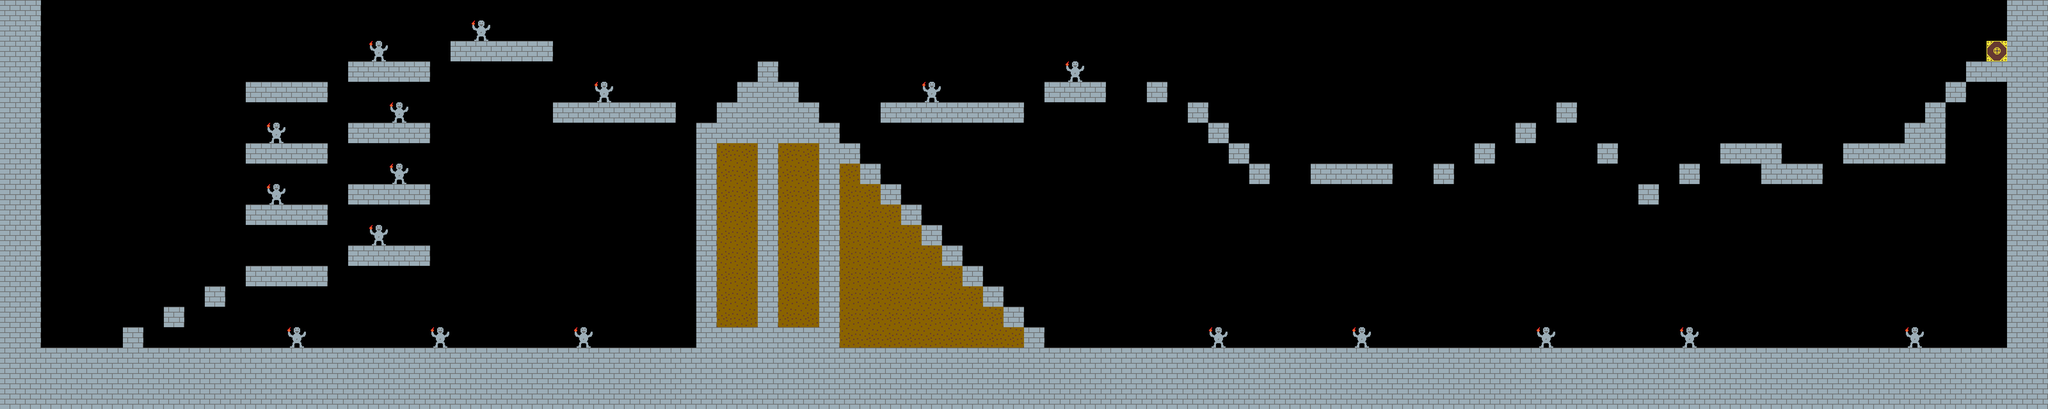

Below is a game level as drawn by its tile map, then a one-line description and the .tmx file that defines it, in full:
An orthogonal 100x20 tile map with 64x64 px tiles, 1 tile layer (Tile Layer 1).

<map version="1.0" tiledversion="1.1.4" orientation="orthogonal" renderorder="right-down" width="100" height="20" tilewidth="64" tileheight="64" infinite="0" nextobjectid="1">
 <tileset firstgid="1" source="M.M_NewTileSet.tsx" />
 <layer name="Tile Layer 1" width="100" height="20">
  <data encoding="csv">
1,1,0,0,0,0,0,0,0,0,0,0,0,0,0,0,0,0,0,0,0,0,0,0,0,0,0,0,0,0,0,0,0,0,0,0,0,0,0,0,0,0,0,0,0,0,0,0,0,0,0,0,0,0,0,0,0,0,0,0,0,0,0,0,0,0,0,0,0,0,0,0,0,0,0,0,0,0,0,0,0,0,0,0,0,0,0,0,0,0,0,0,0,0,0,0,0,0,1,1,
1,1,0,0,0,0,0,0,0,0,0,0,0,0,0,0,0,0,0,0,0,0,0,5,0,0,0,0,0,0,0,0,0,0,0,0,0,0,0,0,0,0,0,0,0,0,0,0,0,0,0,0,0,0,0,0,0,0,0,0,0,0,0,0,0,0,0,0,0,0,0,0,0,0,0,0,0,0,0,0,0,0,0,0,0,0,0,0,0,0,0,0,0,0,0,0,0,0,1,1,
1,1,0,0,0,0,0,0,0,0,0,0,0,0,0,0,0,0,5,0,0,0,1,1,1,1,1,0,0,0,0,0,0,0,0,0,0,0,0,0,0,0,0,0,0,0,0,0,0,0,0,0,0,0,0,0,0,0,0,0,0,0,0,0,0,0,0,0,0,0,0,0,0,0,0,0,0,0,0,0,0,0,0,0,0,0,0,0,0,0,0,0,0,0,0,0,0,4,1,1,
1,1,0,0,0,0,0,0,0,0,0,0,0,0,0,0,0,1,1,1,1,0,0,0,0,0,0,0,0,0,0,0,0,0,0,0,0,1,0,0,0,0,0,0,0,0,0,0,0,0,0,0,5,0,0,0,0,0,0,0,0,0,0,0,0,0,0,0,0,0,0,0,0,0,0,0,0,0,0,0,0,0,0,0,0,0,0,0,0,0,0,0,0,0,0,0,1,1,1,1,
1,1,0,0,0,0,0,0,0,0,0,0,1,1,1,1,0,0,0,0,0,0,0,0,0,0,0,0,0,5,0,0,0,0,0,0,1,1,1,0,0,0,0,0,0,5,0,0,0,0,0,1,1,1,0,0,1,0,0,0,0,0,0,0,0,0,0,0,0,0,0,0,0,0,0,0,0,0,0,0,0,0,0,0,0,0,0,0,0,0,0,0,0,0,0,1,0,0,1,1,
1,1,0,0,0,0,0,0,0,0,0,0,0,0,0,0,0,0,0,5,0,0,0,0,0,0,0,1,1,1,1,1,1,0,0,1,1,1,1,1,0,0,0,1,1,1,1,1,1,1,0,0,0,0,0,0,0,0,1,0,0,0,0,0,0,0,0,0,0,0,0,0,0,0,0,0,1,0,0,0,0,0,0,0,0,0,0,0,0,0,0,0,0,0,1,0,0,0,1,1,
1,1,0,0,0,0,0,0,0,0,0,0,0,5,0,0,0,1,1,1,1,0,0,0,0,0,0,0,0,0,0,0,0,0,1,1,1,1,1,1,1,0,0,0,0,0,0,0,0,0,0,0,0,0,0,0,0,0,0,1,0,0,0,0,0,0,0,0,0,0,0,0,0,0,1,0,0,0,0,0,0,0,0,0,0,0,0,0,0,0,0,0,0,1,1,0,0,0,1,1,
1,1,0,0,0,0,0,0,0,0,0,0,1,1,1,1,0,0,0,0,0,0,0,0,0,0,0,0,0,0,0,0,0,0,1,3,3,1,3,3,1,1,0,0,0,0,0,0,0,0,0,0,0,0,0,0,0,0,0,0,1,0,0,0,0,0,0,0,0,0,0,0,1,0,0,0,0,0,1,0,0,0,0,0,1,1,1,0,0,0,1,1,1,1,1,0,0,0,1,1,
1,1,0,0,0,0,0,0,0,0,0,0,0,0,0,0,0,0,0,5,0,0,0,0,0,0,0,0,0,0,0,0,0,0,1,3,3,1,3,3,1,3,1,0,0,0,0,0,0,0,0,0,0,0,0,0,0,0,0,0,0,1,0,0,1,1,1,1,0,0,1,0,0,0,0,0,0,0,0,0,0,0,1,0,0,0,1,1,1,0,0,0,0,0,0,0,0,0,1,1,
1,1,0,0,0,0,0,0,0,0,0,0,0,5,0,0,0,1,1,1,1,0,0,0,0,0,0,0,0,0,0,0,0,0,1,3,3,1,3,3,1,3,3,1,0,0,0,0,0,0,0,0,0,0,0,0,0,0,0,0,0,0,0,0,0,0,0,0,0,0,0,0,0,0,0,0,0,0,0,0,1,0,0,0,0,0,0,0,0,0,0,0,0,0,0,0,0,0,1,1,
1,1,0,0,0,0,0,0,0,0,0,0,1,1,1,1,0,0,0,0,0,0,0,0,0,0,0,0,0,0,0,0,0,0,1,3,3,1,3,3,1,3,3,3,1,0,0,0,0,0,0,0,0,0,0,0,0,0,0,0,0,0,0,0,0,0,0,0,0,0,0,0,0,0,0,0,0,0,0,0,0,0,0,0,0,0,0,0,0,0,0,0,0,0,0,0,0,0,1,1,
1,1,0,0,0,0,0,0,0,0,0,0,0,0,0,0,0,0,5,0,0,0,0,0,0,0,0,0,0,0,0,0,0,0,1,3,3,1,3,3,1,3,3,3,3,1,0,0,0,0,0,0,0,0,0,0,0,0,0,0,0,0,0,0,0,0,0,0,0,0,0,0,0,0,0,0,0,0,0,0,0,0,0,0,0,0,0,0,0,0,0,0,0,0,0,0,0,0,1,1,
1,1,0,0,0,0,0,0,0,0,0,0,0,0,0,0,0,1,1,1,1,0,0,0,0,0,0,0,0,0,0,0,0,0,1,3,3,1,3,3,1,3,3,3,3,3,1,0,0,0,0,0,0,0,0,0,0,0,0,0,0,0,0,0,0,0,0,0,0,0,0,0,0,0,0,0,0,0,0,0,0,0,0,0,0,0,0,0,0,0,0,0,0,0,0,0,0,0,1,1,
1,1,0,0,0,0,0,0,0,0,0,0,1,1,1,1,0,0,0,0,0,0,0,0,0,0,0,0,0,0,0,0,0,0,1,3,3,1,3,3,1,3,3,3,3,3,3,1,0,0,0,0,0,0,0,0,0,0,0,0,0,0,0,0,0,0,0,0,0,0,0,0,0,0,0,0,0,0,0,0,0,0,0,0,0,0,0,0,0,0,0,0,0,0,0,0,0,0,1,1,
1,1,0,0,0,0,0,0,0,0,1,0,0,0,0,0,0,0,0,0,0,0,0,0,0,0,0,0,0,0,0,0,0,0,1,3,3,1,3,3,1,3,3,3,3,3,3,3,1,0,0,0,0,0,0,0,0,0,0,0,0,0,0,0,0,0,0,0,0,0,0,0,0,0,0,0,0,0,0,0,0,0,0,0,0,0,0,0,0,0,0,0,0,0,0,0,0,0,1,1,
1,1,0,0,0,0,0,0,1,0,0,0,0,0,0,0,0,0,0,0,0,0,0,0,0,0,0,0,0,0,0,0,0,0,1,3,3,1,3,3,1,3,3,3,3,3,3,3,3,1,0,0,0,0,0,0,0,0,0,0,0,0,0,0,0,0,0,0,0,0,0,0,0,0,0,0,0,0,0,0,0,0,0,0,0,0,0,0,0,0,0,0,0,0,0,0,0,0,1,1,
1,1,0,0,0,0,1,0,0,0,0,0,0,0,5,0,0,0,0,0,0,5,0,0,0,0,0,0,5,0,0,0,0,0,1,1,1,1,1,1,1,3,3,3,3,3,3,3,3,3,1,0,0,0,0,0,0,0,0,5,0,0,0,0,0,0,5,0,0,0,0,0,0,0,0,5,0,0,0,0,0,0,5,0,0,0,0,0,0,0,0,0,0,5,0,0,0,0,1,1,
1,1,1,1,1,1,1,1,1,1,1,1,1,1,1,1,1,1,1,1,1,1,1,1,1,1,1,1,1,1,1,1,1,1,1,1,1,1,1,1,1,1,1,1,1,1,1,1,1,1,1,1,1,1,1,1,1,1,1,1,1,1,1,1,1,1,1,1,1,1,1,1,1,1,1,1,1,1,1,1,1,1,1,1,1,1,1,1,1,1,1,1,1,1,1,1,1,1,1,1,
1,1,1,1,1,1,1,1,1,1,1,1,1,1,1,1,1,1,1,1,1,1,1,1,1,1,1,1,1,1,1,1,1,1,1,1,1,1,1,1,1,1,1,1,1,1,1,1,1,1,1,1,1,1,1,1,1,1,1,1,1,1,1,1,1,1,1,1,1,1,1,1,1,1,1,1,1,1,1,1,1,1,1,1,1,1,1,1,1,1,1,1,1,1,1,1,1,1,1,1,
1,1,1,1,1,1,1,1,1,1,1,1,1,1,1,1,1,1,1,1,1,1,1,1,1,1,1,1,1,1,1,1,1,1,1,1,1,1,1,1,1,1,1,1,1,1,1,1,1,1,1,1,1,1,1,1,1,1,1,1,1,1,1,1,1,1,1,1,1,1,1,1,1,1,1,1,1,1,1,1,1,1,1,1,1,1,1,1,1,1,1,1,1,1,1,1,1,1,1,1
</data>
 </layer>
</map>